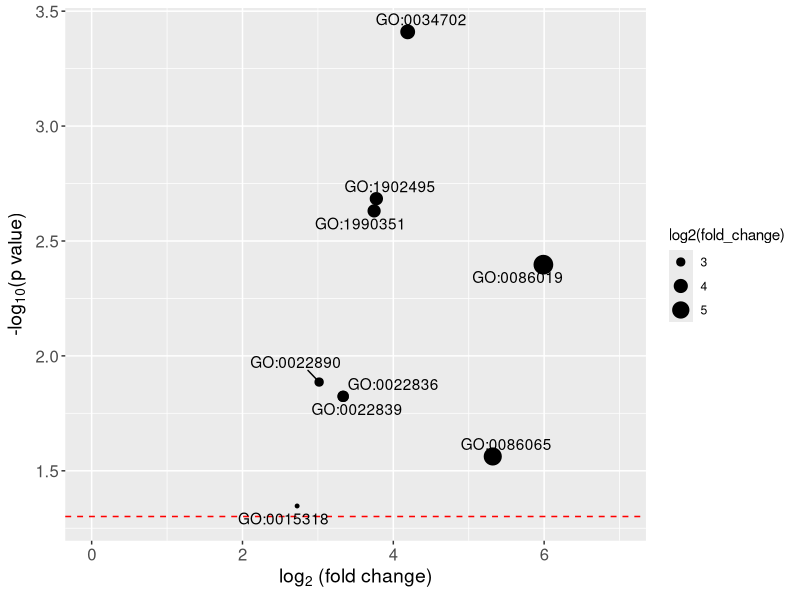

Source code (R):
## ---- chunk 1
#https://biostatsquid.com/volcano-plots-r-tutorial/
library(ggrepel) # for nice annotations

go_enrichment=data.frame(terms=c("GO:0086019
", "GO:0086065", "GO:0034702", "GO:1902495", "GO:1990351", "GO:0022839", "GO:0022836", "GO:0022890", "GO:0015318"), fold_change=c(63.56, 39.91, 18.26, 13.69, 13.41, 10.09, 10.09, 8.09, 6.61), pvalue=c(0.00401, 0.0274, 0.000389, 0.00207, 0.00234, 0.015, 0.015, 0.013, 0.045))

ggplot(data = go_enrichment, aes(x = log2(fold_change), y = -log10(pvalue), label = terms)) +
  geom_hline(yintercept = -log10(0.05), col = "red", linetype = 'dashed') +
         geom_point(aes(size = log2(fold_change)))+
  xlim(c(0,7))+
         labs(color = 'Severe', #legend_title, 
       x = expression("log"[2]*" (fold change)"), y = expression("-log"[10]*"(p value)")) +
            theme(
              axis.title.y = element_text(face = "bold",  size =14, color = 'black'),
              axis.text.y =element_text(size=12), 
              axis.title.x = element_text(hjust = 0.5, face = "bold",  size = 14, color = 'black'),
              axis.text.x =element_text(size=12),
              plot.title = element_text(hjust = 0.5)
            )+
    geom_text_repel(max.overlaps = Inf)
